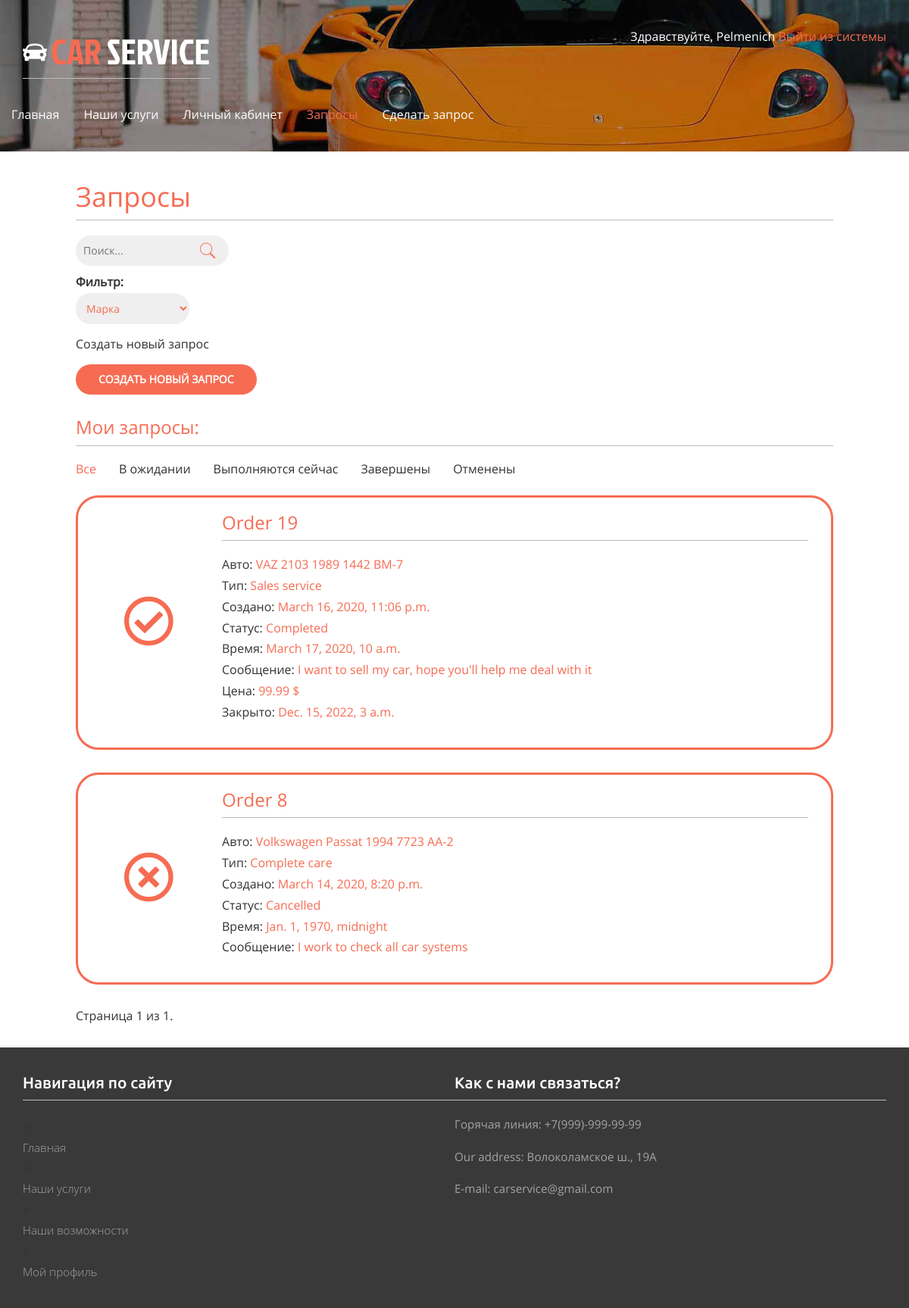
Screenshot of /orders/ (signed in) with the database file from the repository.
### orders/models.py (models this page shows)
class Order(models.Model):
    WORK_TYPE_CHOICES = [
        ('Live support','Live support'),
        ('Repair service', 'Repair service'),
        ('Complete care', 'Complete care'),
        ('Spare parts', 'Spare parts'),
        ('Sales service', 'Sales service'),
        ('Tyre service', 'Tyre service'),
        ('Other', 'Other')
    ]
    STATUS_CHOICES = (
        ('Waiting', 'Waiting'),
        ('In progress', 'In progress'),
        ('Completed', 'Completed'),
        ('Cancelled', 'Canceled'),
    )
    user = models.ForeignKey(User, on_delete=models.CASCADE, related_name='orders')
    profile = models.ForeignKey(Profile, on_delete=models.CASCADE, related_name='user_orders')
    date = models.ForeignKey(OrderDate, on_delete=models.CASCADE, default=1, related_name='order_dates')
    car = models.ForeignKey(Car, on_delete=models.CASCADE, related_name='cars')
    type = models.CharField(choices=WORK_TYPE_CHOICES, max_length=50, default='Other')
    created_at = models.DateTimeField(auto_now_add=True)
    closed_at = models.DateTimeField(null=True)
    status = models.CharField(choices=STATUS_CHOICES, max_length=50, default='Waiting')
    price = models.FloatField(null=True)
    message = models.TextField(max_length=250)

class OrderDate(models.Model):
    ORDER_DATE_CHOICES = [
        ('09:00', '09:00:00'),
        ('10:00', '10:00:00'),
        ('11:00', '11:00:00'),
        ('12:00', '12:00:00'),
        ('13:00', '13:00:00'),
        ('14:00', '14:00:00'),
        ('15:00', '15:00:00'),
        ('16:00', '16:00:00')
    ]
    order_id = models.IntegerField()
    date = models.DateField()
    time = models.TimeField()

### account/models.py (models this page shows)
class Car(models.Model):
    user = models.ForeignKey(User, on_delete=models.CASCADE, related_name='car')
    make = models.CharField(max_length=50)
    model = models.CharField(max_length=100)
    year = models.IntegerField()
    vin = models.CharField(max_length=10)

### orders/views.py (the view, shortened to what this page needs)
# urls.py: path('orders/', include('orders.urls')),
@login_required
def orders(request):
    if request.user.is_superuser:
        object_list = Order.objects.order_by('-created_at')
    else:
        object_list = request.user.orders.all().order_by('-created_at')
    filter = request.GET.get('filter')
    filter_values = {'waiting':'Waiting', 'in-progress':'In progress', 'completed':'Completed', 'cancelled':'Cancelled'}
    if filter:
        object_list = object_list.filter(status=filter_values[filter])
    query = request.GET.get('query')
    search = request.GET.get('search')
    paginator = Paginator(object_list, 3) # По 3 статьи на каждой странице.
    page = request.GET.get('page')
    try:
        orders = paginator.page(page)
        print('Orders:', orders.object_list)
    except PageNotAnInteger:        # Если страница не является целым числом, возвращаем первую страницу.
        orders = paginator.page(1)
        print('PgNotInt:', orders)
    except EmptyPage:        # Если номер страницы больше, чем общее количество страниц, возвращаем последнюю.
        orders = paginator.page(paginator.num_pages)
        print('EmptPg:', orders)
    return render(request, 'orders.html', {'section':'orders', 'orders':orders, 'page':page, 'filter':filter, 'search':request.POST.get('search-filter'), 'query':request.POST.get('query')})

### orders/templates/orders.html (shortened to what this page needs)
{% extends "base.html" %}
{% load static %}
{% block content %}
<h1>Запросы</h1>
<div class="search">
    <form method="POST">
       <input type="text" value="" name="query" placeholder="Поиск...">
       <input type="submit" value="">
        <label for="search-filter">Фильтр:</label>
        <select name="search-filter" id="search-filter">
            <option value="Car make"> Марка</option>
        </select>
    </form>
</div>
{% if request.user.is_staff %}
<h3>Все запросы:</h3>
{% else %}
<div class="new-order">
<p>Создать новый запрос</p>
<a href="appointment" class="button">Создать новый запрос</a>
</div>
<h3>Мои запросы:</h3>
{% endif %}
<div class="collapse navbar-collapse nav-wil" id="bs-example-navbar-collapse-1">
    <ul class="nav navbar-nav nav-filter">
        <li {% if not filter %} class="active"{% endif %}><a href="/orders/">Все</a></li>
        <li {% if filter == 'waiting' %} class="active"{% endif %}><a href="/orders/?filter=waiting">В ожидании</a></li>
        <li {% if filter == 'in-progress' %} class="active"{% endif %}><a href="/orders/?filter=in-progress">Выполняются сейчас</a></li>
        <li {% if filter == 'completed' %} class="active"{% endif %}><a href="/orders/?filter=completed">Завершены</a></li>
        <li {% if filter == 'cancelled' %} class="active"{% endif %}><a href="/orders/?filter=cancelled">Отменены</a></li>
    </ul>
</div>
{% if orders.object_list.count %}
{% for order in orders.object_list%}
<div class="order">
    <div>
        {% if order.status == 'Cancelled' %}
        <i class="far fa-times-circle"></i>
        {% elif order.status == 'Completed' %}
        <i class="far fa-check-circle"></i>
        {% elif order.status == 'Waiting' %}
        <i class="far fa-clock"></i>
        {% elif order.status == 'In progress'%}
        <i class="far fa-play-circle"></i>
        {% endif %}
    </div>
    <div style="flex-grow: 1;">
        <h3>Order {{order.id}}</h3>
        <p>Авто: <span>{{order.car.make}} {{order.car.model}} {{order.car.year}} {{order.car.vin}}</span></p>
        <p>Тип: <span>{{order.type}}</span></p>
        <p>Создано: <span>{{order.created_at}}</span></p>
        <p>Статус: <span>{{order.status}}</span></p>
        <p>Время: <span>{{order.date.date}},  {{order.date.time}}</span></p>
        <p>Сообщение: <span> {{order.message}}</span></p>
        {% if order.status == 'Completed' %}
        <p>Цена: <span>{{order.price}} $</span></p>
        <p>Закрыто: <span>{{order.closed_at}}</span> </p>
        {% elif order.status == 'In progress' %}
        <p>Окончательная цена: <span>{{order.price}} $</span></p>
        {% endif %}
    </div>
</div>
{% endfor %}
{% else %}
<p>Нет запросов.</p>
{% endif %}
{% include "pagination.html" with page=orders %}
{% endblock %}

### account/templates/base.html (shortened to what this page needs)
{% load static %}
<!DOCTYPE html>
<html>
    <head>
        <link href="{% static "css/bootstrap.css" %}" rel='stylesheet' type='text/css' />
        <link href="{% static "css/style.css" %}" rel='stylesheet' type='text/css' />
        <link href="{% static "css/font-awesome/css/all.css" %}" rel="stylesheet" type='text/css'/>
    </head>
    <body>
        <div class="banner banner2">
            <div class="container">
                <div class="header">
                    <div class="logo">
                        <h1><a href="{% url "main" %}"><img src="{% static "images/car.png" %}" alt=""/>CAR <span>SERVICE</span></a></h1>
                    </div>
                    <div class="top_details">
                        <p>
                            {% if request.user.is_authenticated %}
                             Здравствуйте, {{ request.user.username }}<a href="{% url "logout" %}"> Выйти из системы</a>
                            {% else %}<a href="{% url "login" %}">Войти</a>{% endif %}
                        </p>
                    </div>
                    <div class="clearfix"></div>
                </div>
                <nav class="navbar navbar-default">
                    <div class="collapse navbar-collapse nav-wil" id="bs-example-navbar-collapse-1">
                        <ul class="nav navbar-nav">
                            <li {% if section == "main" %} class="active"{% endif %}><a href="/main/">Главная</a></li>
                            <li {% if section == "services" %} class="active"{% endif %}><a href="{% url "services" %}">Наши услуги</a></li>
                            <li {% if section == "profile" %} class="active"{% endif %}><a href="{% url "profile" %}">Личный кабинет</a></li>
                            <li {% if section == "orders" %} class="active"{% endif %}><a href="/orders/">Запросы</a></li>
                            <li {% if section == "appointment" %} class="active"{% endif %}><a href="/orders/appointment">Сделать запрос</a></li>
                        </ul>
                    </div>
                 </nav>
            </div>
        </div>
        <div id="content">
        {% block content %}{% endblock %}
        </div>
        <div class="footer2">
            <div class="container">
            <div class="ftr2-grids">
              <div class="col-md-6 ftr2-grid1">
                 <h3>Навигация по сайту</h3>
                 <ul>
                    <li>{% if section == "main" %} class="active"{% endif %}><a href="/main/">Главная</a></li>
                    <li>{% if section == "services" %} class="active"{% endif %}><a href="{% url "services" %}">Наши услуги</a>
                    <li>{% if section == "appointment" %} class="active"{% endif %}><a href="/orders/appointment">Наши возможности</a></li>
                    <li>{% if section == "profile" %} class="active"{% endif %}><a href="{% url "profile" %}">Мой профиль</a></li>
                 </ul>
             </div>
             <div class="col-md-6 ftr6-grid3">
                 <h3>Как с нами связаться?</h3>
                <p>Горячая линия: +7(999)-999-99-99</p>
                <p>Our address: Волоколамское ш., 19A</p>
                <p>E-mail: carservice@gmail.com</p>
             </div>
             <div class="clearfix"></div>
        </div>

### account/static/css/style.css (style rules this page uses)
h4, h5, h6, h1, h2, h3 { border-bottom:1px solid #bbb; padding:0 0 10px 0; margin:20px 0 20px 0; color:#f66c53; }
ul, ol { margin: 0; padding:0; }
p { margin: 5px 0px; font-size: 12pt; }
.navbar-nav { margin: -15px; margin-bottom: 10px; }
.nav-filter a { color: #333 !important; }
i { cursor: pointer; }
select { width: 15%; }
html, body { font-family: 'OpenSans-Regular'; font-size: 100%; background: #ffffff; }
.new-order p { padding-bottom: 10px; }
.new-order { margin-bottom: 30px; }
.order { border-radius: 30px; border: solid 3px #f66c53; padding: 0px 30px 30px 30px; margin-bottom: 30px; background-clip: padding-box; display: flex; flex-direction: row; align-items: center; }
.order i { width: 100px; height: 100px; font-size: 50pt; padding-top: 30px; color: #f66c53; margin: 0px 30px; }
.info span, .car span, .order span, .edit-order span, .search span { color:#f66c53; }
h1 { border-bottom:1px solid #bbb; padding:0 0 10px 0; margin:10px 0 20px 0; color:#f66c53; }
input[type=submit], button, a.button { font-weight:bold; background:#f66c53; color:#fff; padding: 10px 30px; font-size:14px; text-transform:uppercase; border: 0; border-radius: 20px; margin: 0px 0px; }
#content { padding: 30px 100px ; }
form { overflow:auto; }
label { float:left; clear:both; color:#333; margin-bottom:4px; }
input[type="text"], input[type="password"], input[type="email"], input[type="file"], input[type="number"], textarea, select { clear:both; float:left; margin:0 0 10px; background:#efefef; border:0; font-size:14px; border-radius: 20px; padding: 10px 10px; border: 0px solid #f66c53; color:#f66c53; }
body a { transition:0.5s all; -webkit-transition:0.5s all; -moz-transition:0.5s all; -o-transition:0.5s all; -ms-transition:0.5s all; text-decoration: none; color: #f66c53; }
.banner { background:url(../images/bg3.jpg) no-repeat 0px -120px; background-size:cover; min-height:800px; }
.header { margin-top:2em; }
.logo { float:left; }
.logo h1 a { color:#F66C53; text-decoration:none; font-family:'JockeyOne-Regular'; font-size:1.3em; }
.logo h1 a img { margin-right:5px; vertical-align:initial; }
.logo h1 a span { color:#fff; }
.top_details { float:right; }
.top_details p { color:#fff; margin-bottom:0.5em; }
.search { border-radius: 3px; }
.search input[type="submit"] { background: url('../images/search1.png') no-repeat 0px 8px; border: none; cursor: pointer; position: absolute; margin-left: -40px; }
.navbar-default { background:none; border:none; }
.navbar-default ul li { display:inline-block; }
.navbar-default ul li a { display:block; color:#fff; text-decoration:none; padding:0 2em 0 0; }
ul.navbar-nav li.active a { background:none!important; color:#F66C53!important; }
.navbar-default .navbar-nav > li > a { color:#fff; }
.navbar-collapse { padding:0; }
.navbar { margin:2em 0; }
.footer2 { background:#393939; padding-bottom: 1em; }
.ftr2-grid1 { padding:1em 0; }
.ftr6-grid3 { padding: 1em 0; }
.ftr2-grid1 h3 { color:#fff; font-size:1.3em; font-weight:300; font-family: 'Ubuntu-Medium'; }
.ftr2-grid1 ul { margin:1.5em 0 0em 0; }
.ftr2-grid1 ul li { display:block; }
.ftr2-grid1 ul li a { display:block; padding:5px 0; color:#a4a4a4; font-size:0.95em; font-weight:300; text-decoration:none; font-family: 'Open Sans', sans-serif; }
.ftr6-grid3 h3 { color: #fff; font-size: 1.3em; font-family: 'Ubuntu-Medium'; }
.ftr6-grid3 p { margin-top:1.3em; color:#a4a4a4; font-size:0.95em; line-height:1.5em; }
.banner2 { background: url(../images/bg3.jpg) no-repeat 0px -375px; background-size: cover; min-height: 200px; max-height: 200px; }
.button { font-size: 0.85em; margin-top: 5px; padding: 10px 15px; display: inline-block; background:#F66C53; color: #FFF; outline: 0; }

### rows the page displays
Order: id "19", car.make "VAZ", car.model "2103", car.year "1989", car.vin "1442 BM-7", type "Sales service", created_at "March 16, 2020, 11:06 p.m.", status "Completed", date "March 17, 2020", date.time "10 a.m.", message "I want to sell my car, hope you'll help me deal with it", price "99.99", closed_at "Dec. 15, 2022, 3 a.m."
Order: id "8", car.make "Volkswagen", car.model "Passat", car.year "1994", car.vin "7723 AA-2", type "Complete care", created_at "March 14, 2020, 8:20 p.m.", status "Cancelled", date "Jan. 1, 1970", date.time "midnight", message "I work to check all car systems"

### other values shown
{{ request.user.username }} "Pelmenich"
{{ page.number }} "1"
{{ page.paginator.num_pages }} "1"
